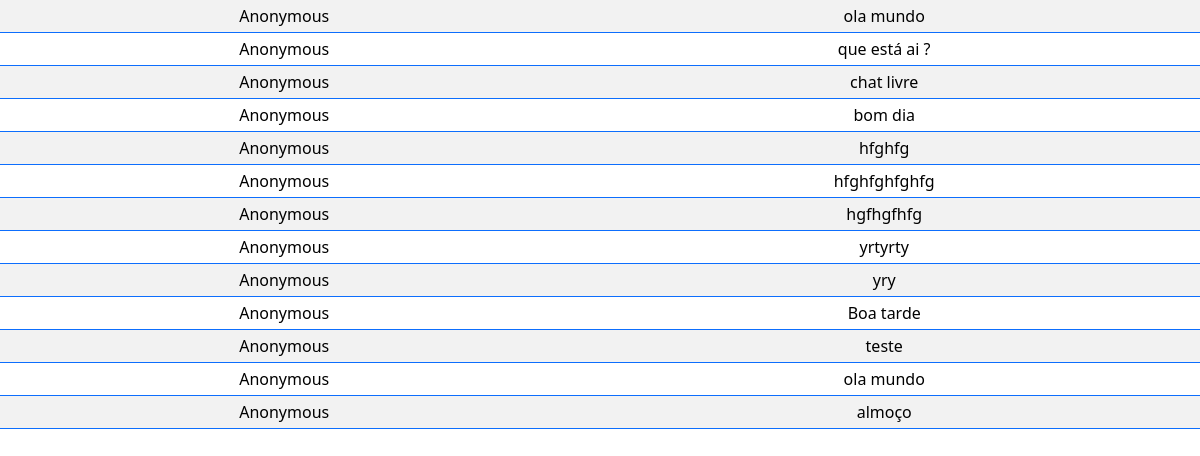
The app's page /mensagem with its own data.
### tables this page shows
CREATE TABLE Chat (
                    ID INTEGER PRIMARY KEY AUTOINCREMENT, 
                    NOME TEXT, 
                    TEXTO TEXT
                    );

### App.py (the view)
@app.route('/mensagem', methods=['GET'])
def mensagem():
    print('rodou')
    return render_template('mensagem.html', registros=historico())

### App.py (called while the page is built)
def limpeza():
    conexao = sqlite3.connect("banco.db")
    cursor = conexao.cursor()
    total = cursor.execute('SELECT COUNT(*) FROM Chat').fetchone()[0]
    if total > 50:
        cursor.execute('DELETE FROM Chat')
        conexao.commit()
        conexao.close()
    else:
        pass

def historico():
    conexao = sqlite3.connect("banco.db")
    conexao.row_factory = sqlite3.Row
    data = conexao.execute('SELECT * FROM Chat ORDER BY ID ASC').fetchall()
    limpeza()
    return data

### templates/mensagem.html (shortened to what this page needs)
<!DOCTYPE html>
<html lang="pt">
<head>
    <link href="https://cdn.jsdelivr.net/npm/bootstrap@5.3.2/dist/css/bootstrap.min.css" rel="stylesheet"
>
    <link rel="stylesheet" href="https://cdn.jsdelivr.net/npm/bootstrap-icons@1.11.2/font/bootstrap-icons.min.css">
</head>
<body>
<div class="chat-container" align="center">
    <table class="table table-striped border-primary table-sm">
        {% for registro in registros %}
        <tr>
            <td>{{ registro.NOME }}</td>
            <td>{{ registro.TEXTO }}</td>
        </tr>
        {% endfor %}
    </table>
</div>
</body>
</html>

### templates/mensagem.html (style rules this page uses)
.chat-container { text-align: center; }
.table { margin: 0 auto; }

### records on screen
Chat: NOME "Anonymous", TEXTO "ola mundo"
Chat: NOME "Anonymous", TEXTO "que está ai ?"
Chat: NOME "Anonymous", TEXTO "chat livre"
Chat: NOME "Anonymous", TEXTO "bom dia"
Chat: NOME "Anonymous", TEXTO "hfghfg"
Chat: NOME "Anonymous", TEXTO "hfghfghfghfg"
Chat: NOME "Anonymous", TEXTO "hgfhgfhfg"
Chat: NOME "Anonymous", TEXTO "yrtyrty"
Chat: NOME "Anonymous", TEXTO "yry"
Chat: NOME "Anonymous", TEXTO "Boa tarde"
Chat: NOME "Anonymous", TEXTO "teste"
Chat: NOME "Anonymous", TEXTO "ola mundo"
Chat: NOME "Anonymous", TEXTO "almoço"
